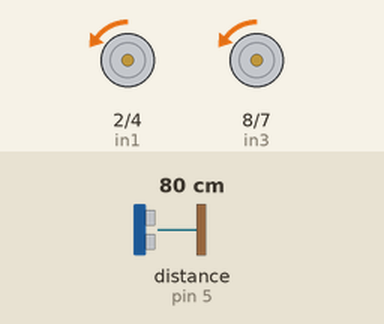
This sketch was run on a simulated Arduino Uno, built with avr-gcc and run on an emulated ATmega328P. On the bench: motor-driver pin pairs drawn as motors (green arrow = first pin HIGH = forward, orange = second pin HIGH = backward, longer = more drive, scaled by the enable pin). Wiring (inferred from the names in the program): ultrasonic range finder: trigger pin 6; echo pin 5. Inputs (shaded band) come from the test bench; at power-on: distance to the obstacle (sensor on pin 5) 80 cm. The echo pulse lasts 58.3 µs per cm.

Above: at 1.2 s.
1.3 s: distance to the obstacle (sensor on pin 5) set to 99 cm
2.8 s: distance to the obstacle (sensor on pin 5) set to 106 cm
At 3.5 s:
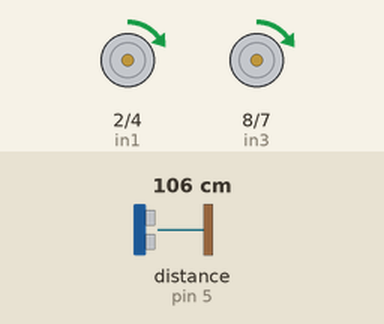
4.3 s: distance to the obstacle (sensor on pin 5) set to 2 cm
At 5.5 s:
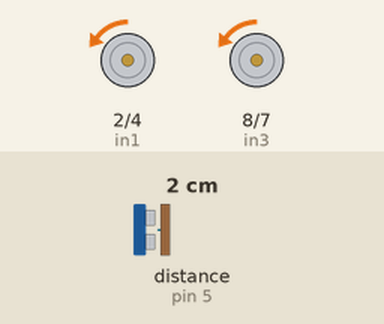
5.8 s: distance to the obstacle (sensor on pin 5) set to 120 cm
At 7.0 s:
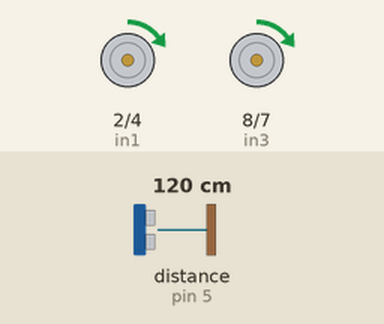
Timing chart, 0 to 8.3 s (numbered marks = the images above; inputs shaded):
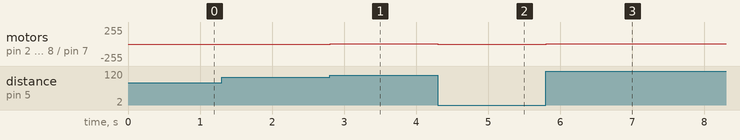

The sketch:

forward_backward.ino
```cpp
const int trig=6;
const int echo=5;
int en1=3;
int in1=2;
int in2=4;
int en2=9;
int in3=8;
int in4=7;
long duration;
int distance;

void setup()
{
  pinMode(trig,OUTPUT);
  pinMode(echo,INPUT);
  pinMode(en1,OUTPUT);
  pinMode(in1,OUTPUT);
  pinMode(in2,OUTPUT);
  pinMode(en2,OUTPUT);
  pinMode(in3,OUTPUT);
  pinMode(in4,OUTPUT);
}
void loop()
{
  digitalWrite(trig,LOW);
  delay(.002);
  digitalWrite(trig,HIGH);
  delay(0.01);
  digitalWrite(trig,LOW);

  duration=pulseIn(echo,HIGH);
  distance= 0.0343*duration/2;

  if(distance >100)
  {
  digitalWrite(in1,HIGH);
  digitalWrite(in2,LOW);
  analogWrite(en1,5);
  digitalWrite(in3,HIGH);
  digitalWrite(in4,LOW);
  analogWrite(en2,5);
  }
  else
  {
  digitalWrite(in1,LOW);
  digitalWrite(in2,HIGH);
  analogWrite(en1,5);
  digitalWrite(in3,LOW);
  digitalWrite(in4,HIGH);
  analogWrite(en2,5);
  }
  digitalWrite(LED_BUILTIN,HIGH);
}
```

Measured:
- after the input at 1.3 s, every drawn part: stays the same
- after the input at 2.8 s, motor on pin 2 (in1) / pin 4 (in2), motor on pin 8 (in3) / pin 7 (in4): backward 5/255 → forward 5/255 at once
- after the input at 4.3 s, motor on pin 2 (in1) / pin 4 (in2), motor on pin 8 (in3) / pin 7 (in4): forward 5/255 → backward 5/255 at once
- after the input at 5.8 s, motor on pin 2 (in1) / pin 4 (in2), motor on pin 8 (in3) / pin 7 (in4): backward 5/255 → forward 5/255 at once
